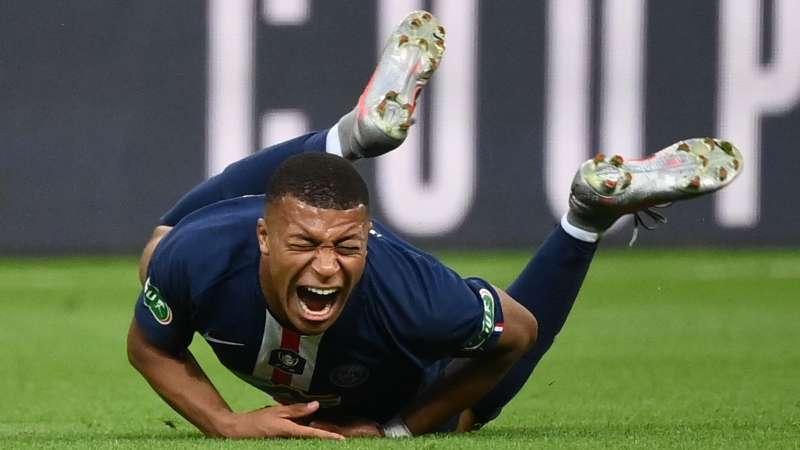
#> input picture img.jpg, 1600 x 900 px (shown at 1/2 size)
$ jupyter execute histogram_equalization.ipynb
#> lines starting #> are read from the running program, lines starting #| are printed output that depends on the picture
[cell 1]
import cv2 as cv
import numpy as np
import matplotlib.pyplot as plt


image = cv.imread('img.jpg', cv.IMREAD_GRAYSCALE)
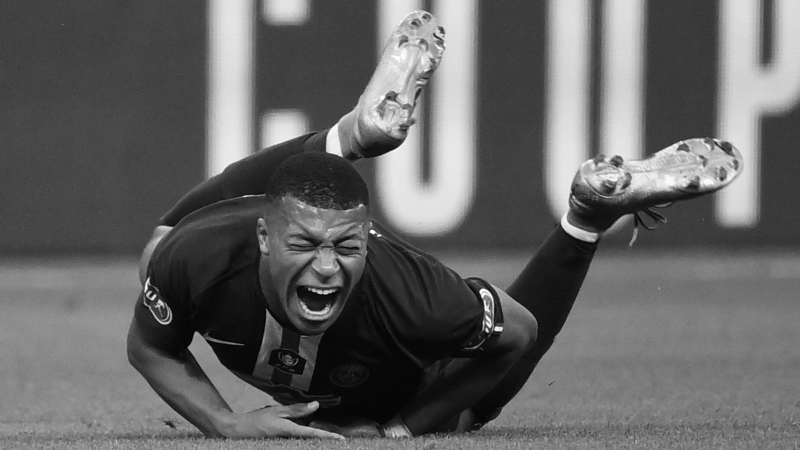
#> image: shape (900, 1600) (shown at 1/2 size); min 0, max 255, mean 99.3
image = cv.resize(image, (512, 512))
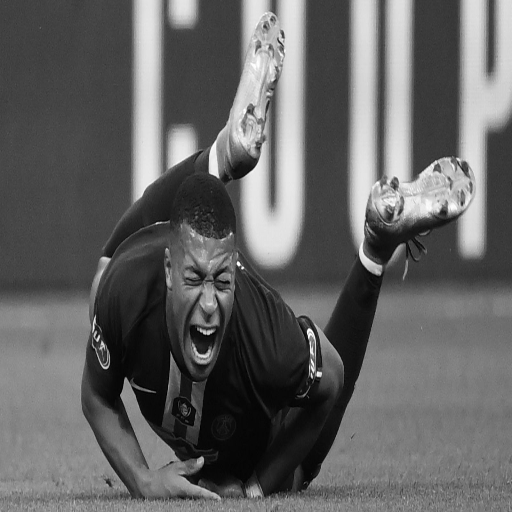
#> image: shape (512, 512); min 0, max 255, mean 99.1

[cell 2]
def generateHistogram(image):
    histogram = np.zeros(256)
    height, width = image.shape

    for i in range(height):
        for j in range(width):
            histogram[image[i, j]] += 1
    return histogram

### Histogram equalization

[cell 3]
def histogram_equalization(image, hist):

    # Step 2: Compute the cumulative distribution function (CDF)
    cdf = np.zeros(256, dtype=float)
    cdf[0] = hist[0]
    for i in range(1, 256):
        cdf[i] = cdf[i - 1] + hist[i]

    # Normalize the CDF to the range [0, 255]
    cdf_normalized = (cdf - cdf.min()) / (cdf.max() - cdf.min()) * 255
    cdf_normalized = cdf_normalized.astype(np.uint8)

    # Step 3: Map the image pixels using the normalized CDF
    equalized_image = np.zeros_like(image)
    for i in range(image.shape[0]):
        for j in range(image.shape[1]):
            equalized_image[i, j] = cdf_normalized[image[i, j]]

    # Generate the new histogram for the equalized image
    equalized_histogram = generateHistogram(equalized_image)

    return equalized_image, equalized_histogram

[cell 4]
plt.figure(figsize=(16,10))


plt.subplot(2, 2, 1)
plt.imshow(image, cmap='gray')
plt.title("Original Image")
plt.axis('off')


hist = generateHistogram(image)
#> hist = 256 values, max 5343 at index 65, min 3 at index 255, mean 1024
plt.subplot(2, 2, 2)
plt.bar(range(256), hist, width=1.0)
plt.title("Original Image - Histogram")


equalizedImage, equalizedHistogram = histogram_equalization(image, hist)
#> after the loop in histogram_equalization, `for i in range(1, 256):`: cdf = 256 values from 4 to 262144
#> in histogram_equalization, `cdf_normalized = (cdf - cdf.min()) / (cdf.max() - cdf.min()) * 255`: cdf_normalized = 256 values from 0 to 255
#> after the loop in histogram_equalization, `for i in range(image.shape[0]):`:
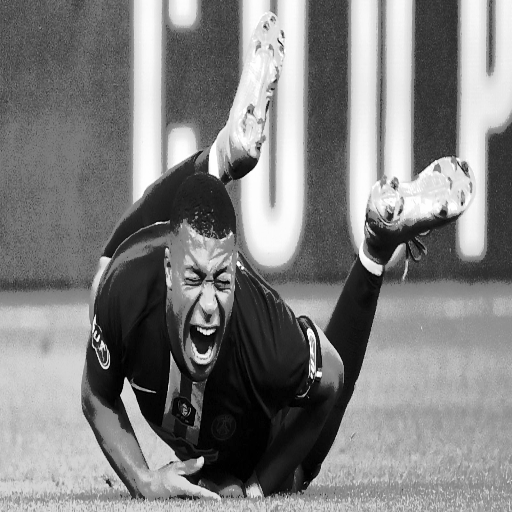
#> equalized_image: shape (512, 512); min 0, max 255, mean 128
#> in histogram_equalization, `equalized_histogram = generateHistogram(equalized_image)`: equalized_histogram = 256 values, max 5343 at index 86, min 0 at index 3, mean 1024
#> equalizedHistogram has the same summary as equalized_histogram in histogram_equalization

plt.subplot(2, 2, 3)
plt.title(f"Equalized Image")
plt.imshow(equalizedImage, cmap='gray')

plt.subplot(2, 2, 4)
plt.title(f"Equalized Histogram")
plt.bar(range(256), equalizedHistogram, width=1.0)


plt.tight_layout()
plt.show()
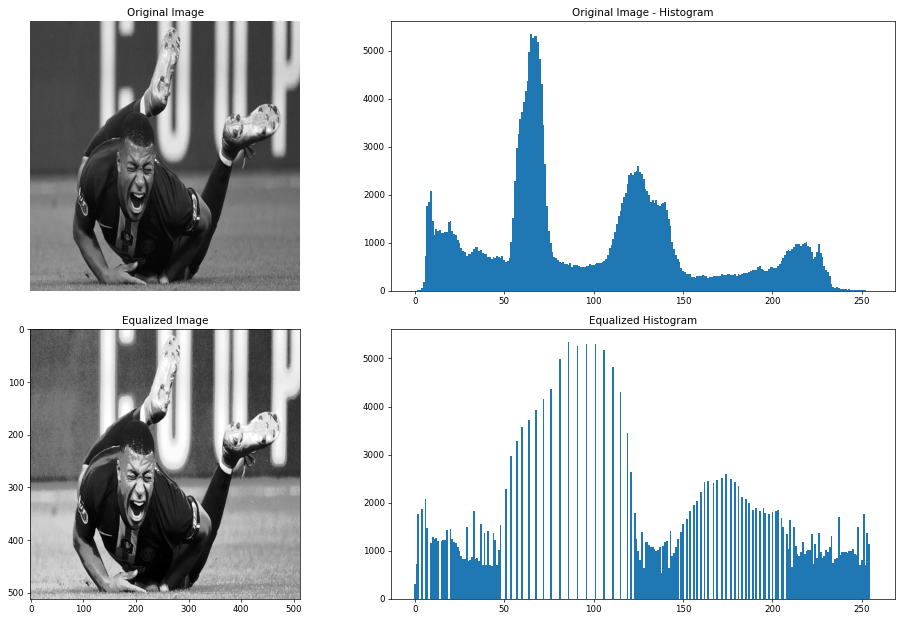
#> figure drawn by matplotlib, 4 panels; panel 2: tallest bar 5343 high, from x = 64.5 to 65.5; panel 4: tallest bar 5343 high, from x = 85.5 to 86.5
